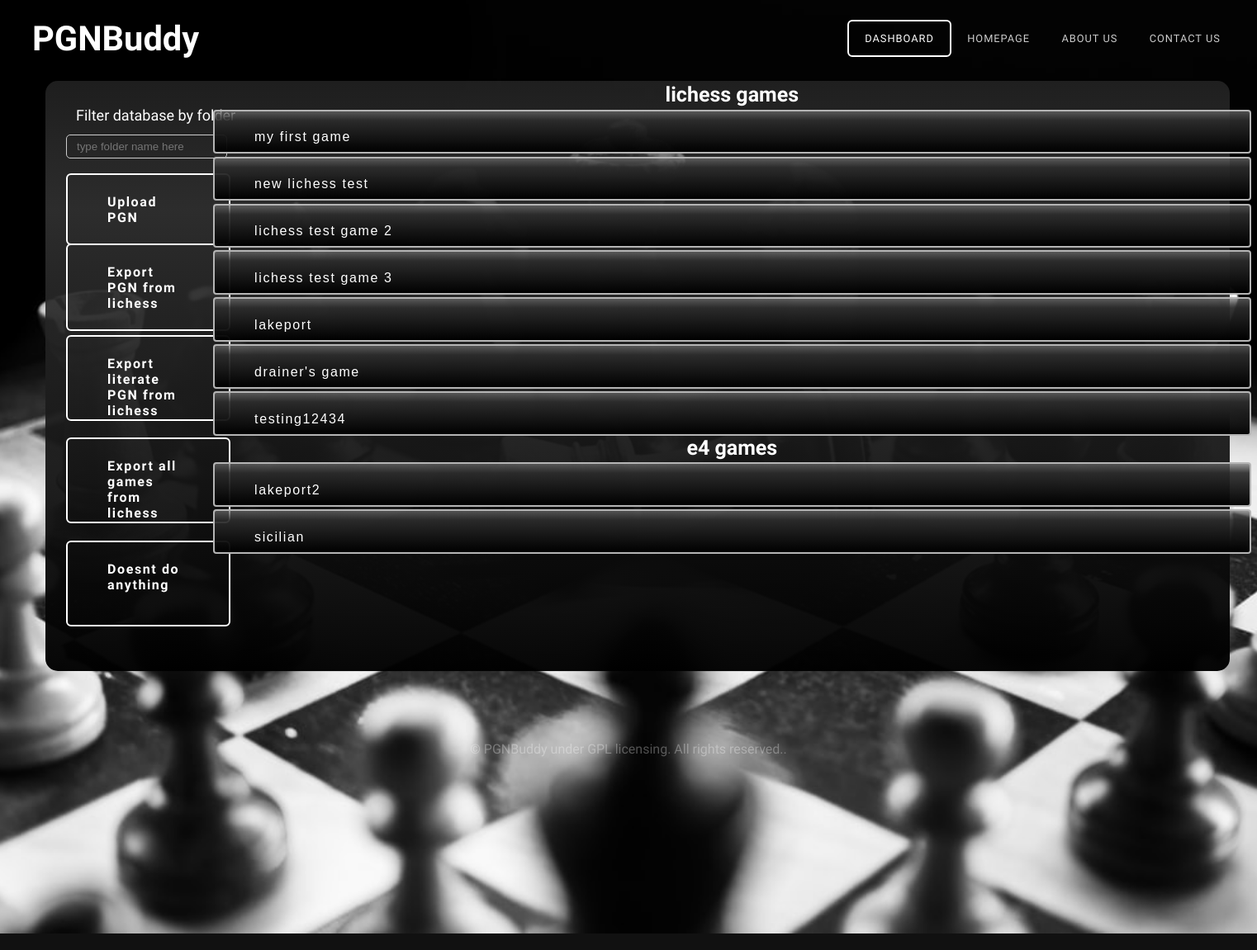
Page /dashboard (signed in) on the earlier database version.
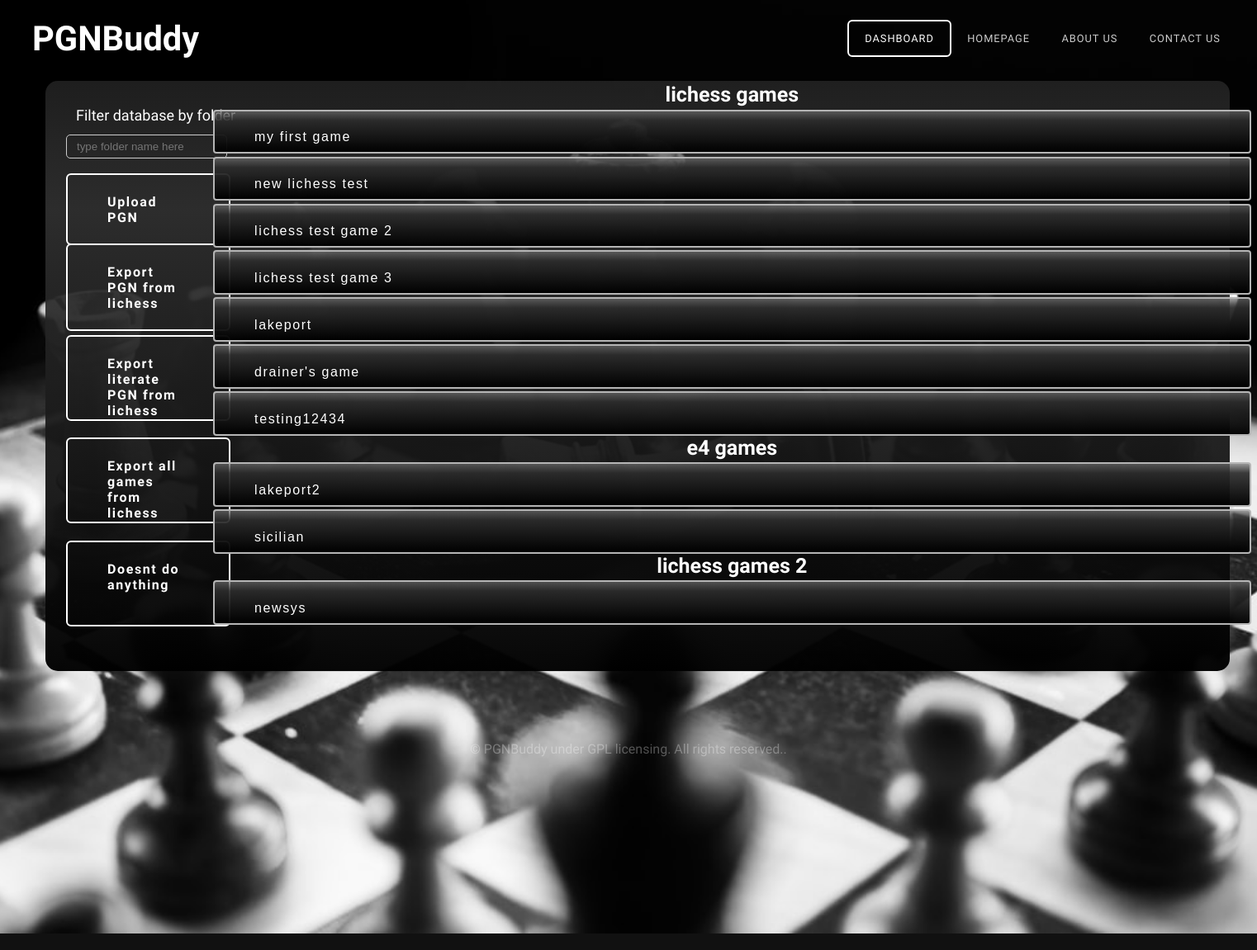
Same page on the later database version.
### models.py (models this page shows)
class pgn(db.Model):
    __tablename__ = 'pgn'
    __table_args__ = {'extend_existing': True}
    game = db.Column(db.String(9999))
    fileName = db.Column(db.String(129))
    folder = db.Column(db.String(120))
    userId = db.Column(db.Integer, db.ForeignKey('user.id'))
    frame = db.Column(db.String(200))
    pgnId = db.Column(db.Integer, primary_key=True)

### main.py (the view)
@main.route('/dashboard')
def dashboard():
    try:
        current_user = User.query.filter_by(email=session['email']).first()
    except:
        return render_template('webindex.html')
    games = db.session.query(pgn).filter_by(userId=current_user.id).all()
    gamelist = []
    for game in games:
        gamelist.append(game.game)
    pgnlist = []
    pgns = db.session.query(pgn).filter_by(userId=current_user.id).all()
    for pg in pgns:
        pgnlist.append({
            'name': str(pg.fileName),
            'game': pg.game,
            'folder': pg.folder,
            'frame': pg.frame,
            'pgnId': pg.pgnId
        })
    folderlist = []
    folders = db.session.query(pgn.folder).filter_by(
        userId=current_user.id).all()
    for folder in folders:
        folderlist.append(str(folder))
    folderlist = list(dict.fromkeys(folderlist))
    return render_template(
        'user_dashboard.html',
        games=gamelist,
        folders=folderlist,
        pgnlist=pgnlist
    )

### __init__.py (called while the page is built)
def create_app():
    app = Flask(__name__)
    app.config['SECRET_KEY'] = '9OLWxND4o83j4K4iuopO'
    app.config['SQLALCHEMY_DATABASE_URI'] = 'sqlite:///db.sqlite'
    db.init_app(app)
    login_manager = LoginManager()
    login_manager.login_view = 'auth.login'
    login_manager.init_app(app)
    from .models import User
    from .models import pgn
    @login_manager.user_loader
    def load_user(user_id):
        return User.query.get(int(user_id))
    from .auth import auth as auth_blueprint
    app.register_blueprint(auth_blueprint)
    from .main import main as main_blueprint
    app.register_blueprint(main_blueprint)
    return app

### templates/user_dashboard.html (shortened to what this page needs)
<!DOCTYPE html PUBLIC "-//W3C//DTD XHTML 1.0 Strict//EN" "http://www.w3.org/TR/xhtml1/DTD/xhtml1-strict.dtd">
<html xmlns="http://www.w3.org/1999/xhtml">
<head>
<link href="static/css/default.css" rel="stylesheet" type="text/css" media="all" />
<link href="static/css/fonts.css" rel="stylesheet" type="text/css" media="all" />
</head>
<body>
<div id="header-wrapper">
	<div id="header" class="container">
		<div id="logo">
			<h1><a href="{{url_for('main.home')}}">PGNBuddy</a></h1>
		</div>
		<div id="menu">
			<ul>
				<li class="active"><a href="{{url_for('main.dashboard')}}" accesskey="2" title="">Dashboard</a></li>
				<li><a href="{{url_for('main.home')}}" accesskey="1" title="">Homepage</a></li>
				<li><a href="#" accesskey="3" title="">About Us</a></li>
				<li><a href="#" accesskey="5" title="">Contact Us</a></li>
			</ul>
		</div>
	</div>
	<div class="titlebox-dash">
		<div id="banner" class="container">
			<div class="title">
				<form action="{{ url_for('main.uploadpgn') }}" method="POST" enctype="multipart/form-data">
					<div>
						<label class="button" id="uploadpgn">
							<input type="file" accept=".pgn" class="button" id="hiddenform" name="pgnfile" onchange="form.submit()">Upload PGN
						</label>
					</div>
				</form>
			<div>
				<a href="{{ url_for('main.lichessupload') }}" title="Import PGN from lichess" class='button' id='uploadlichess'>
					Export PGN from lichess</a>
				<a href="{{ url_for('main.lichessliterate') }}" title="Import literate PGN from lichess" class='button' id='lichessliterate'>
					Export literate PGN from lichess</a>
				<form action="{{ url_for('main.filterdb') }}" method="POST" enctype="multipart/form-data">
				 <div id="filterbutton">
					 <label id="filterdb">Filter database by folder
						 <input type=text title="View DB" id="filterdbinput" name="folder" placeholder="type folder name here">
					 </label>
				 </div>
				</form>
				<a href="{{ url_for('main.exportall') }}" title="export all games from lichess" class='button' id='exportall'>
					Export all games from lichess</a>
				<a href="{{ url_for('main.nothingyet') }}" title="" class='button' id='tbd'>
					Doesnt do anything</a>
					<div class="userdatabase2">
							<ul>
								{% for folder in folders %}
								<li class="dblistitem">
								  <h2 style="font-size: 25px; font-weight: 550;">{{ folder[2:-3] }}</h2>
									<ol>
									{% for pg in pgnlist %}
										{% if pg['folder'] == folder[2:-3] %}
											<div id="accordion-{{loop.index}}" class="accordionbutton">
												<h2 class="newbutton" style="font-size: 16px; width: 90%;">{{ pg.name }}</h2>
											</div>
										{% endif %}
									{% endfor %}
									</ol>
								</li>
								{% endfor %}
							</ul>
					</div>
			    </div>
		</div>
</div>
</div>
<div id="copyright" class="container">
		<p>&copy; PGNBuddy under GPL licensing. All rights reserved.</a>.</p>
</div>
</body>
</html>

Differences in the rows shown:
added pgn: name "newsys", shown under "lichess games 2"
Other differences:
new list line: "lichess games 2"
